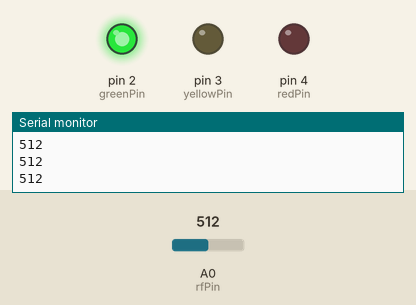
This sketch was run on a simulated Arduino Uno, built with avr-gcc and run on an emulated ATmega328P. Parts: output pins drawn as LEDs (lit = HIGH), the last lines printed to the serial monitor. The test bench sets the inputs (shaded band); at power-on: A0 (rfPin) = 512.

Above: at 1.2 s.
1.3 s: A0 (rfPin) set to 587
2.8 s: A0 (rfPin) set to 611
At 3.6 s:
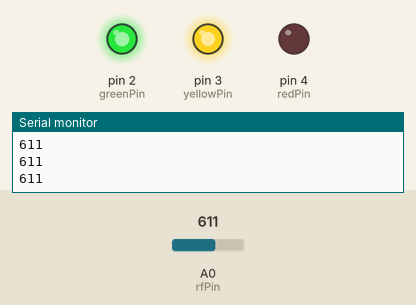
4.3 s: A0 (rfPin) set to 690
5.8 s: A0 (rfPin) set to 715
At 7.0 s:
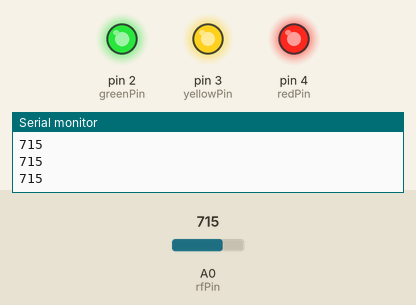
7.3 s: A0 (rfPin) set to 590
At 7.8 s:
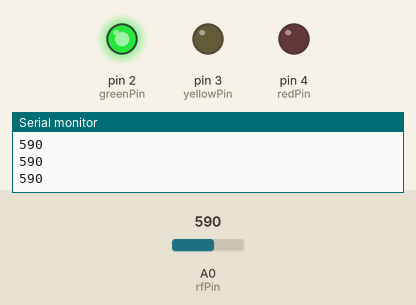
8.8 s: A0 (rfPin) set to 512
10.3 s: A0 (rfPin) set to 485
At 11.2 s:
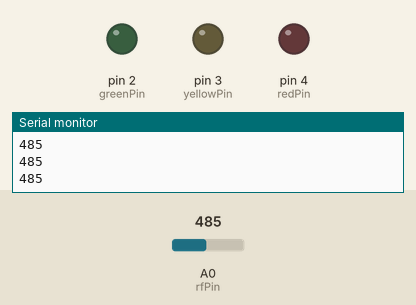
Timing chart, 0 to 12.8 s (numbered marks = the images above; inputs shaded):
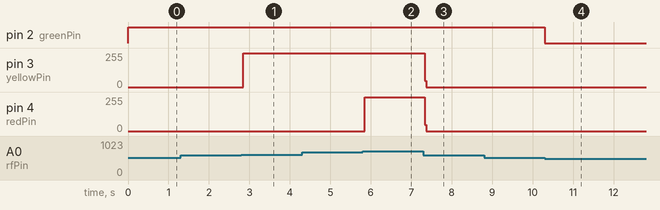

The sketch:

fotosSensor_No_Calibration.ino
```cpp
int rfPin = A0;
int greenPin = 2;
int yellowPin = 3;
int redPin = 4;

void setup(){
  Serial.begin(9600);
  pinMode(greenPin, OUTPUT);
  pinMode(yellowPin, OUTPUT);
  pinMode(redPin, OUTPUT);
}

void loop(){
  int lumiens = analogRead(rfPin);
  if(lumiens <= 500) phase(0);
  if(lumiens > 500) phase(1);
  if(lumiens > 600) phase(2);
  if(lumiens > 700) phase(3);
  Serial.println(lumiens);
}

void phase(int which){
  switch(which){
    case 1:
      digitalWrite(greenPin, HIGH);
      digitalWrite(yellowPin, LOW);
      digitalWrite(redPin, LOW);
      break;
    case 2:
      digitalWrite(greenPin, HIGH);
      digitalWrite(yellowPin, HIGH);
      digitalWrite(redPin, LOW);
      break;
    case 3:
      digitalWrite(greenPin, HIGH);
      digitalWrite(yellowPin, HIGH);
      digitalWrite(redPin, HIGH);
      break;
    default:
        digitalWrite(greenPin, LOW);
        digitalWrite(yellowPin, LOW);
        digitalWrite(redPin, LOW);
      break;
  }
}
```

Measured:
- the behaviour switches between 600 and 601 on A0 (rfPin) (found by bisection; images 0 and 1)
- the behaviour switches between 700 and 701 on A0 (rfPin) (found by bisection; images 1 and 2)
- the behaviour switches between 501 and 500 on A0 (rfPin) (found by bisection; images 3 and 4)
- after the input at 2.8 s, pin 3 (yellowPin): 0/255 → 254/255 after 0.05 s
- after the input at 5.8 s, pin 4 (redPin): 0/255 → 254/255 after 0.05 s
- after the input at 7.3 s, pin 3 (yellowPin), pin 4 (redPin): 254/255 → 0/255 at once
- after the input at 10.3 s, pin 2 (greenPin): HIGH → LOW at once
